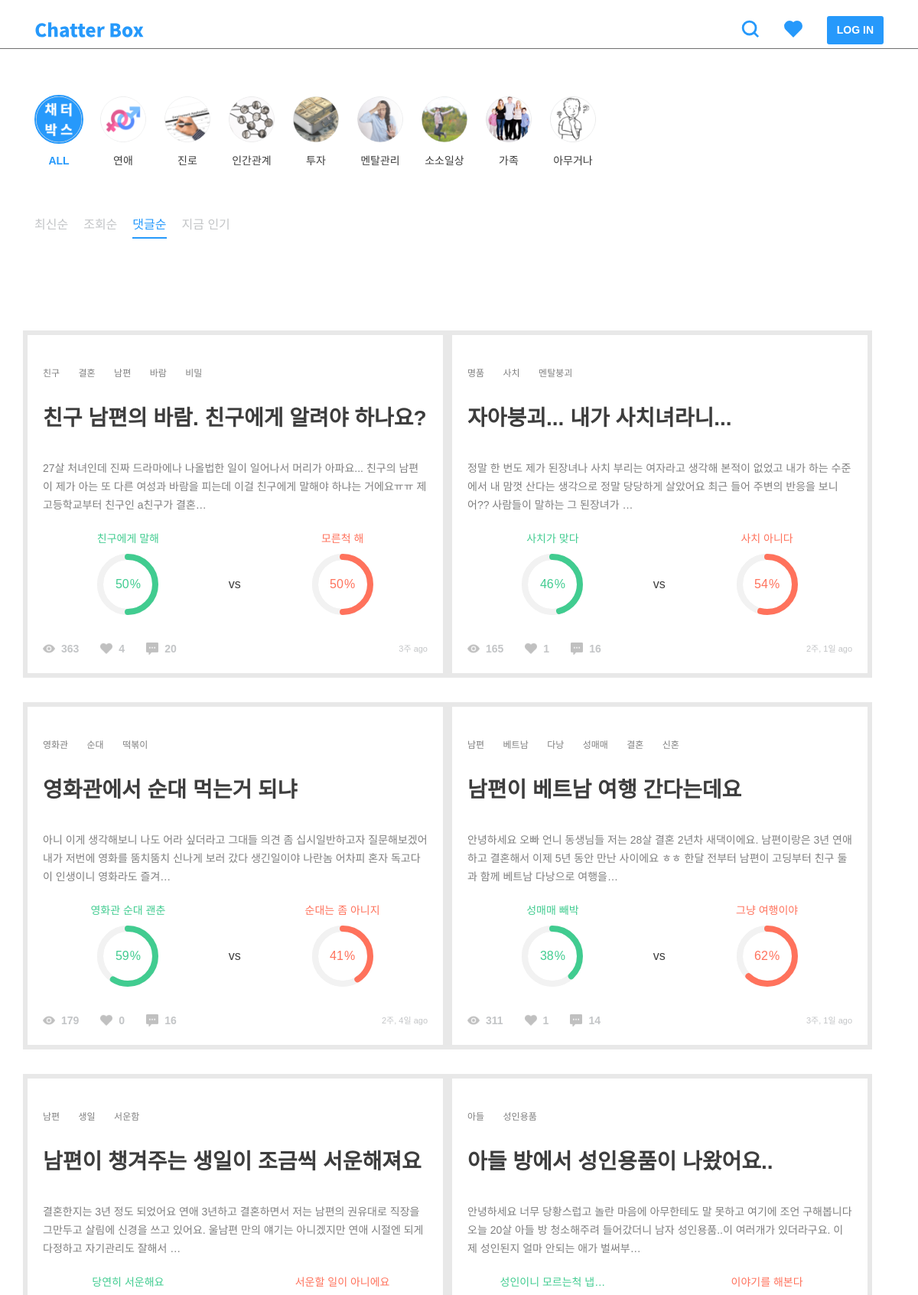
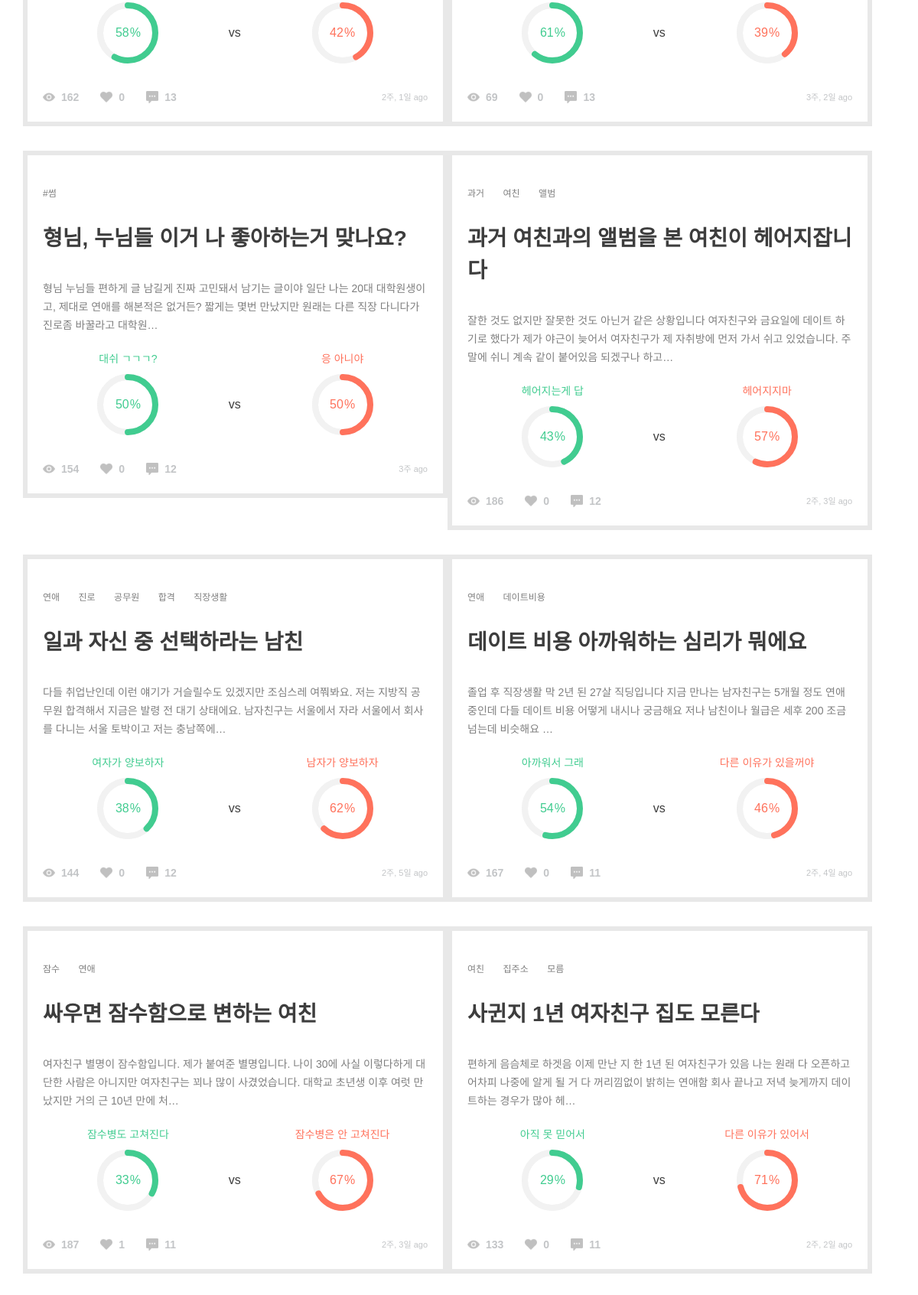
Screenshot of /post/comments/ with the database file from the repository (2 pictures, top to bottom).
### post/models.py (models this page shows, shortened)
class Category(models.Model):
    name = models.CharField(max_length=200)
    slug = models.SlugField()
    parent = models.ForeignKey(
        'self', blank=True, null=True, related_name='children')
    class Meta:
        unique_together = ('slug', 'parent',)
        verbose_name_plural = "categories"  # categories under a parent with same slug

class TimeStampedModel(models.Model):
    created_at = models.DateTimeField(auto_now_add=True, null=True)
    updated_at = models.DateTimeField(auto_now=True, null=True)
    class Meta():
        abstract = True

class Post(TimeStampedModel):
    author = models.ForeignKey(settings.AUTH_USER_MODEL)
    category = models.ForeignKey('Category')
    title = models.CharField(max_length=160, null=True)
    background = models.TextField()
    background_image1 = models.ImageField(
        upload_to='post', blank=True, null=True)
    background_image2 = models.ImageField(
        upload_to='post', blank=True, null=True)
    background_image3 = models.ImageField(
        upload_to='post', blank=True, null=True)
    background_image4 = models.ImageField(
        upload_to='post', blank=True, null=True)
    background_image5 = models.ImageField(
        upload_to='post', blank=True, null=True)
    tag = TagField()
    view_count = models.PositiveSmallIntegerField(default=0)
    share_count = models.PositiveSmallIntegerField(default=0)
    pro_title = models.CharField(max_length=160, null=True)
    con_title = models.CharField(max_length=160, null=True)
    @property
    def natural_time(self):
        return naturaltime(self.created_at)
    @property
    def likes_count(self):
        return self.like_users.all().count()
    @property
    def comment_count(self):
        all_count = self.comment_set.count()
        return all_count
    @property
    def pro_count(self):
        pro_sum = self.comment_set.filter(type=True).count()
        pro_comments = self.comment_set.filter(type=True)
        for comment in pro_comments:
            pro_sum = pro_sum + comment.count_comment_likes
        return pro_sum
    @property
    def con_count(self):
        con_sum = self.comment_set.filter(type=False).count()
        con_comments = self.comment_set.filter(type=False)
        for comment in con_comments:
            con_sum = con_sum + comment.count_comment_likes
        return con_sum
    @property
    def all_count(self):
        return self.pro_count + self.con_count
    @property
    def pro_percent(self):
        if not self.all_count == 0:
            result = self.pro_count / self.all_count
        else:
            result = 0
        return result
    @property
    def con_percent(self):
        if not self.all_count == 0:
            result = self.con_count / self.all_count
        else:
            result = 0
        return result
    class Meta:
        ordering = ['-created_at']

### post/views.py (the view)
def post_list_comments(request):
    sort = 'comments'
    categories = Category.objects.all()
    posts = Post.objects.annotate(count=Count('comment')).order_by('-count')
    paginator = Paginator(posts, 12)
    page = request.GET.get('page')
    try:
        posts = paginator.page(page)
    except PageNotAnInteger:
        posts = paginator.page(1)
    except EmptyPage:
        posts = paginator.page(paginator.num_pages)
    context = {'posts': posts, 'categories': categories, 'sort': sort, }
    return render(request, 'post/post_list.html', context)

### comment/models.py (called while the page is built)
    @property
    def count_comment_likes(self):
        return self.like_comments.all().count()

### post/templatetags/post_extras.py (called while the page is built)
@register.filter
def split_tags(value):
    tags = []
    split_comma = value.split(',')
    for tag in split_comma:
        split_space = tag.split(" ")
        for tag in split_space:
            if tag:
                tags.append(tag)
    return tags

### templates/post/post_list.html (shortened to what this page needs)
{% extends 'base.html' %}
{% load static %}
{% block customCSS %}
<link rel="stylesheet" href="{% static 'css/include/categories.css' %}" />
<link rel="stylesheet" href="{% static 'css/include/sorts.css' %}" />
<link rel="stylesheet" href="{% static 'css/include/pie_chart.css' %}">
<link rel="stylesheet" href="{% static 'css/post/post_list.css' %}" />
{% endblock %}
{% block content %}
<div class="row">
    {% include 'include/category.html' %}
    {% include 'include/sort.html' %}
</div>
<div class="infinite-container row">
    {% for post in posts %}
    <div id="post-{{ post.pk }}" class="infinite-item grid-item">
        {% include 'include/post.html' %}
    </div>
    {% endfor %}
</div>
{% endblock %}
{% block customJS %}
<script>
    var $grid = $('.grid').masonry({
        gutter: 15,
        horizontalOrder: true,
        itemSelector: '.grid-item',
    });
    var $items = $('.infinite-container .infinite-item');
    $grid.append($items).masonry('appended', $items);
    $('.grid').masonry();
    var infinite = new Waypoint.Infinite({
        element: $('.infinite-container')[0],
        onBeforePageLoad: function () {
            showModal();
        },
        onAfterPageLoad: function ($items) {
            $('body').loadingModal('destroy');
            customChart();
            var $items = $('.infinite-container .infinite-item');
            $grid.append($items).masonry('appended', $items);
            $('.grid').masonry();
        }
    });
    $(document).ready(function () {
        $('.grid').masonry();
    });
</script>
{% endblock %}

### templates/include/category.html (shortened to what this page needs)
{% load static %}
<div class="category-wrap">
    <div class="category m60" name="{{ target }}">
        <a id="all" class="category-link" href="{% url 'post:post_list' %}" onclick="showModal();">
            <img class="category-icon" src="{% static '/img/categories/all.png' %}" />
            <h6>ALL</h6>
        </a>
        {% for category in categories %}
        <a id="{{ category.slug }}" class="category-link" href="/post/category/{{ category.slug }}"
            onclick="showModal();">
            <img class="category-icon" src="/static/img/categories/{{ category.slug }}.png" />
            <h6>{{ category.name }}</h6>
        </a>
        {% endfor %}
    </div>
</div>

### templates/include/post.html
{% load static %}
{% load post_extras %}
<div class="post-wrap">
    <div class="tag-list">
        {% for tag in post.tag|split_tags %}
        <a class="tag" href="/post/search/?q={{ tag }}">{{ tag }}</a>
        {% endfor %}
    </div>
    <a href="{% url 'post:post_detail' post_pk=post.pk %}">
        <h3>{{ post.title|truncatechars:40 }}</h3>
        <div class="background">
            <p>{{ post.background|safe|truncatechars:120 }}</p>
        </div>
        <div class="percent-wrap">
            <div class="chart">
                <h6 class="label pro-title">{{ post.pro_title|truncatechars:12 }}</h6>
                <div class="percentage pro-chart" data-percent="{% widthratio post.pro_percent 1 100 %}">
                    <span class="pro-title">{% widthratio post.con_percent 1 100 %}</span><sup class="pro-title">%</sup>
                </div>
            </div>
            <h5>vs</h5>
            <div class="chart">
                <h6 class="label con-title">{{ post.con_title|truncatechars:12 }}</h6>
                <div class="percentage con-chart" data-percent="{% widthratio post.con_percent 1 100 %}">
                    <span class="con-title">{% widthratio post.con_percent 1 100 %}</span><sup class="con-title">%</sup>
                </div>
            </div>
        </div>
        <div class="btn-area">
            <img src="{% static '/img/icons/view.png' %}" />
            <h6>{{ post.view_count }}</h6>
            <img src="{% static '/img/icons/heart-gray.png' %}" />
            <h6>{{ post.likes_count }}</h6>
            <img src="{% static '/img/icons/comment.png' %}" />
            <h6>{{ post.comment_count }}</h6>
            <span class="ml-auto">{{ post.natural_time }}</span>
        </div>
    </a>
</div>

### static/css/style.css (style rules this page uses)
html, body, div, span, applet, object, iframe, h1, h2, h3, h4, h5, h6, p, blockquote, pre, a, abbr, acronym, address, big, cite, code, del, dfn, em, img, ins, kbd, q, s, samp, small, strike, strong, sub, sup, tt, var, b, u, i, center, dl, dt, dd, ol, ul, li, fieldset, form, label, legend, table, caption, tbody, tfoot, thead, tr, th, td, article, aside, canvas, details, embed, figure, figcaption, footer, header, hgroup, menu, nav, output, ruby, section, summary, time, mark, audio, video { margin: 0; padding: 0; border: 0; font-size: 100%; font: inherit; vertical-align: baseline; }
body { display: flex; min-height: 100vh; flex-direction: column; font-family: "Noto Sans KR", sans-serif; }
a { all: unset; text-decoration: none !important; cursor: pointer; color: #3D3D3D; }
h3 { font-size: 28px; line-height: 42px; font-weight: 500; color: #3d3d3d; word-break: break-all; }
h5 { font-size: 16px; line-height: 24px; font-weight: 500; color: #3d3d3d; word-break: break-all; }
h6 { font-size: 14px; line-height: 24px; font-weight: 400; color: #3d3d3d; word-break: break-all; }
p { font-size: 12px; line-height: 20px; font-weight: 400; color: #7f7f7f; word-break: break-all; }
span { font-size: 11px; line-height: 18px; font-weight: 400; color: #7f7f7f; word-break: break-all; }
.tag { display: inline; margin-right: 20px; padding: 4px 10px; border: 1px solid #C3C5C7; font-size: 12px; line-height: 3; font-weight: 400; -webkit-text-fill-color: #7f7f7f; color: #7f7f7f; cursor: pointer; word-break: keep-all; }
.m60 { margin-top: 60px; margin-bottom: 60px; }

### static/css/include/categories.css (style rules this page uses)
.category-wrap { width: 100%; padding: 0 15px; }
.category { display: flex; width: 100%; }
.category .category-link { margin-right: 20px; text-align: center; }
.category .category-link .category-icon { width: 64px; height: 64px; margin-bottom: 6px; border-radius: 50%; border: 2px solid #fff; }
.category .category-link.active img { border: 2px solid #2699FB; }
.category .category-link.active h6 { font-weight: 700; -webkit-text-fill-color: #2699FB; color: #2699FB; }

### static/css/include/pie_chart.css (style rules this page uses)
.percent-wrap { display: flex; justify-content: center; align-items: center; }
.percent-wrap h5 { width: 18px; }
.percent-wrap .pro-title { -webkit-text-fill-color: #41cc90; color: #41cc90; word-break: break-all; }
.percent-wrap .con-title { -webkit-text-fill-color: #FF725C; color: #FF725C; word-break: break-all; }
.percent-wrap .chart { width: 50%; text-align: center; }
.percent-wrap .easyPieChart { position: relative; margin: 8px auto 32px; text-align: center; }
.percent-wrap .easyPieChart span { font-size: 16px; }
.percent-wrap .easyPieChart sup { top: 0; margin-left: 1px; }

### static/css/post/post_list.css (style rules this page uses)
.grid-item { width: calc(33% - 10px); }
.post-wrap { border: 6px solid #E8E8E8; margin-bottom: 32px; }
.post-wrap .tag-list { margin: 32px 20px 20px; }
.post-wrap .tag-list .tag { border: 0; padding: 0; }
.post-wrap img { width: 100%; }
.post-wrap h3 { margin: 0 20px 32px; font-weight: 700; word-break: break-all; }
.post-wrap .background { margin: 0 20px 20px; }
.post-wrap .background p { font-size: 14px; line-height: 24px; -webkit-text-fill-color: #7f7f7f; color: #7f7f7f; word-break: break-all; }
.post-wrap .btn-area { display: flex; margin: 0 20px; padding-bottom: 20px; }
.post-wrap .btn-area img { opacity: .32; margin-top: 4px; width: 16px; height: 16px; }
.post-wrap .btn-area h6 { display: inline; margin: 0 28px 0 8px; -webkit-text-fill-color: #C3C5C7; color: #C3C5C7; font-weight: 700; }
.post-wrap .btn-area span { line-height: 24px; -webkit-text-fill-color: #C3C5C7; color: #C3C5C7; }
@media screen and (max-width: 1200px) { .grid-item { width: calc(50% - 15px); } }

### rows the page displays
Category: slug (picture), name "연애"
Category: slug (picture), name "진로"
Category: slug (picture), name "인간관계"
Category: slug (picture), name "투자"
Category: slug (picture), name "멘탈관리"
Category: slug (picture), name "소소일상"
Category: slug (picture), name "가족"
Category: shows a picture, name "아무거나"
Post: tag "친구" "결혼" "남편" "바람" "비밀", title "친구 남편의 바람. 친구에게 알려야 하나요?", background "27살 처녀인데 진짜 드라마에나 나올법한 일이 일어나서 머리가 아파요... 친구의 남편이 제가 아는 또 다른 여성과 바람을 피는데 이걸 친구에게 말해야 하냐는 거에요ㅠㅠ 제 고등학교부터 친구인 a친구가 결혼…", pro_title "친구에게 말해", con_title "모른척 해", view_count "363", likes_count "4", comment_count "20", natural_time "3주 ago"
Post: tag "명품" "사치" "멘탈붕괴", title "자아붕괴... 내가 사치녀라니...", background "정말 한 번도 제가 된장녀나 사치 부리는 여자라고 생각해 본적이 없었고 내가 하는 수준에서 내 맘껏 산다는 생각으로 정말 당당하게 살았어요 최근 들어 주변의 반응을 보니 어?? 사람들이 말하는 그 된장녀가 …", pro_title "사치가 맞다", con_title "사치 아니다", view_count "165", likes_count "1", comment_count "16", natural_time "2주, 1일 ago"
Post: tag "영화관" "순대" "떡볶이", title "영화관에서 순대 먹는거 되냐", background "아니 이게 생각해보니 나도 어라 싶더라고 그대들 의견 좀 십시일반하고자 질문해보겠어 내가 저번에 영화를 뚬치뚬치 신나게 보러 갔다 생긴일이야 나란놈 어차피 혼자 독고다이 인생이니 영화라도 즐겨…", pro_title "영화관 순대 괜춘", con_title "순대는 좀 아니지", view_count "179", likes_count "0", comment_count "16", natural_time "2주, 4일 ago"
Post: tag "남편" "베트남" "다낭" "성매매" "결혼" "신혼", title "남편이 베트남 여행 간다는데요", background "안녕하세요 오빠 언니 동생님들 저는 28살 결혼 2년차 새댁이에요. 남편이랑은 3년 연애하고 결혼해서 이제 5년 동안 만난 사이에요 ㅎㅎ 한달 전부터 남편이 고딩부터 친구 둘과 함께 베트남 다낭으로 여행을…", pro_title "성매매 빼박", con_title "그냥 여행이야", view_count "311", likes_count "1", comment_count "14", natural_time "3주, 1일 ago"
Post: tag "남편" "생일" "서운함", title "남편이 챙겨주는 생일이 조금씩 서운해져요", background "결혼한지는 3년 정도 되었어요 연애 3년하고 결혼하면서 저는 남편의 권유대로 직장을 그만두고 살림에 신경을 쓰고 있어요. 울남편 만의 얘기는 아니겠지만 연애 시절엔 되게 다정하고 자기관리도 잘해서 …", pro_title "당연히 서운해요", con_title "서운할 일이 아니에요", view_count "162", likes_count "0", comment_count "13", natural_time "2주, 1일 ago"
Post: tag "아들" "성인용품", title "아들 방에서 성인용품이 나왔어요..", background "안녕하세요 너무 당황스럽고 놀란 마음에 아무한테도 말 못하고 여기에 조언 구해봅니다 오늘 20살 아들 방 청소해주려 들어갔더니 남자 성인용품..이 여러개가 있더라구요. 이제 성인된지 얼마 안되는 애가 벌써부…", pro_title "성인이니 모르는척 냅…", con_title "이야기를 해본다", view_count "69", likes_count "0", comment_count "13", natural_time "3주, 2일 ago"
Post: tag "#썸", title "형님, 누님들 이거 나 좋아하는거 맞나요?", background "형님 누님들 편하게 글 남길게 진짜 고민돼서 남기는 글이야 일단 나는 20대 대학원생이고, 제대로 연애를 해본적은 없거든? 짧게는 몇번 만났지만 원래는 다른 직장 다니다가 진로좀 바꿀라고 대학원…", pro_title "대쉬 ㄱㄱㄱ?", con_title "응 아니야", view_count "154", likes_count "0", comment_count "12", natural_time "3주 ago"
Post: tag "과거" "여친" "앨범", title "과거 여친과의 앨범을 본 여친이 헤어지잡니다", background "잘한 것도 없지만 잘못한 것도 아닌거 같은 상황입니다 여자친구와 금요일에 데이트 하기로 했다가 제가 야근이 늦어서 여자친구가 제 자취방에 먼저 가서 쉬고 있었습니다. 주말에 쉬니 계속 같이 붙어있음 되겠구나 하고…", pro_title "헤어지는게 답", con_title "헤어지지마", view_count "186", likes_count "0", comment_count "12", natural_time "2주, 3일 ago"
Post: tag "연애" "진로" "공무원" "합격" "직장생활", title "일과 자신 중 선택하라는 남친", background "다들 취업난인데 이런 얘기가 거슬릴수도 있겠지만 조심스레 여쭤봐요. 저는 지방직 공무원 합격해서 지금은 발령 전 대기 상태에요. 남자친구는 서울에서 자라 서울에서 회사를 다니는 서울 토박이고 저는 충남쪽에…", pro_title "여자가 양보하자", con_title "남자가 양보하자", view_count "144", likes_count "0", comment_count "12", natural_time "2주, 5일 ago"
Post: tag "연애" "데이트비용", title "데이트 비용 아까워하는 심리가 뭐에요", background "졸업 후 직장생활 막 2년 된 27살 직딩입니다 지금 만나는 남자친구는 5개월 정도 연애중인데 다들 데이트 비용 어떻게 내시나 궁금해요 저나 남친이나 월급은 세후 200 조금 넘는데 비슷해요 …", pro_title "아까워서 그래", con_title "다른 이유가 있을꺼야", view_count "167", likes_count "0", comment_count "11", natural_time "2주, 4일 ago"
Post: tag "잠수" "연애", title "싸우면 잠수함으로 변하는 여친", background "여자친구 별명이 잠수함입니다. 제가 붙여준 별명입니다. 나이 30에 사실 이렇다하게 대단한 사람은 아니지만 여자친구는 꾀나 많이 사겼었습니다. 대학교 초년생 이후 여럿 만났지만 거의 근 10년 만에 처…", pro_title "잠수병도 고쳐진다", con_title "잠수병은 안 고쳐진다", view_count "187", likes_count "1", comment_count "11", natural_time "2주, 3일 ago"
Post: tag "여친" "집주소" "모름", title "사귄지 1년 여자친구 집도 모른다", background "편하게 음슴체로 하겟음 이제 만난 지 한 1년 된 여자친구가 있음 나는 원래 다 오픈하고 어차피 나중에 알게 될 거 다 꺼리낌없이 밝히는 연애함 회사 끝나고 저녁 늦게까지 데이트하는 경우가 많아 헤…", pro_title "아직 못 믿어서", con_title "다른 이유가 있어서", view_count "133", likes_count "0", comment_count "11", natural_time "2주, 2일 ago"
